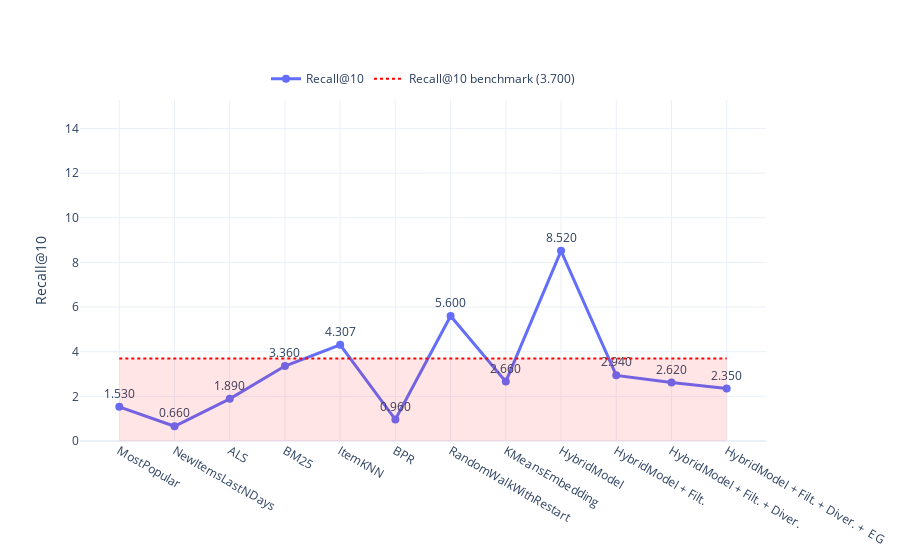
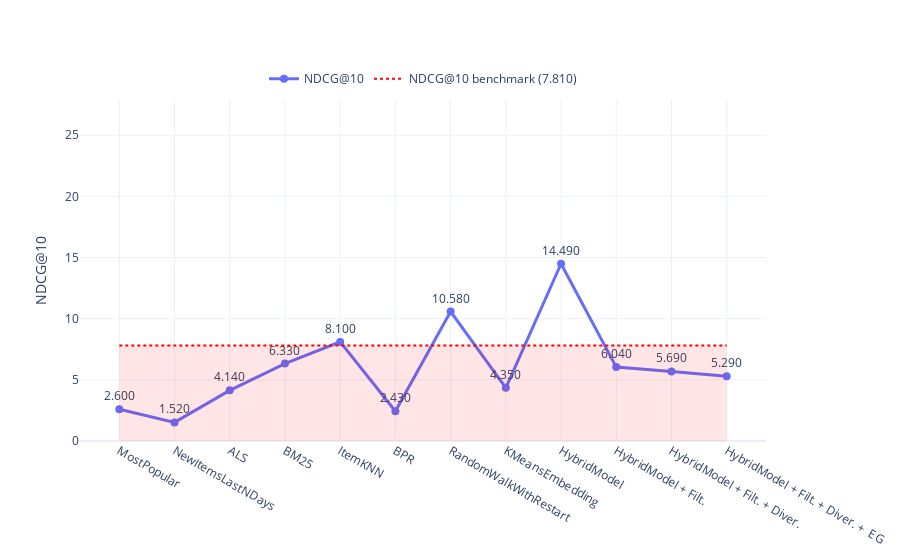
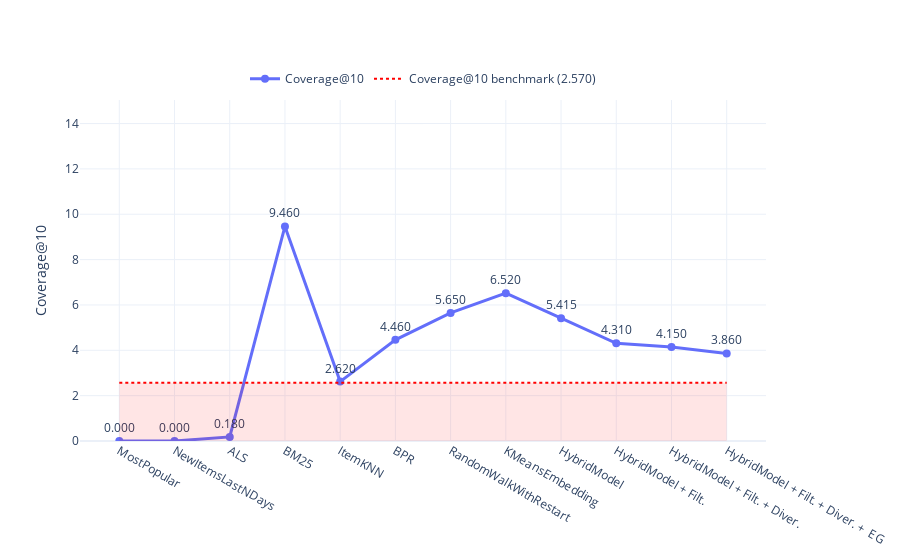
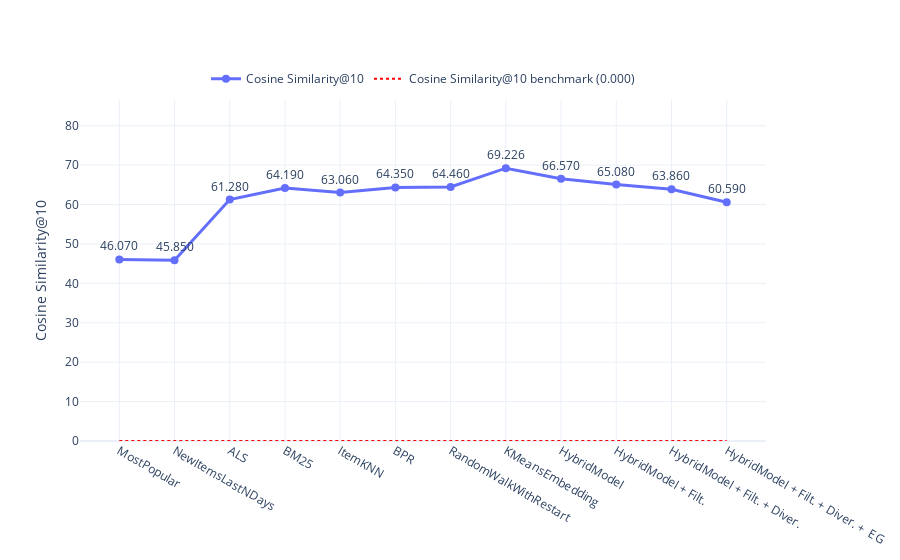

Notebook code for these charts, in order:
### Code cell
import plotly.graph_objects as go
import numpy as np


def plot_metric_with_benchmark(
    metric_name: str,
    metric_values: list[float],
    experiment_names: list[str],
    benchmark_value: float | None = None,
    dashed: bool = False,
    fill_color: str = "rgba(255, 0, 0, 0.1)"  # красный с прозрачностью
):
    """
    Рисует график метрики по экспериментам + горизонтальную линию-бенчмарк
    + подсветку (заливку) до линии бенчмарка.
    """

    if len(metric_values) != len(experiment_names):
        raise ValueError("Длины metric_values и experiment_names должны совпадать")

    fig = go.Figure()

    # === Основная линия метрики ===
    fig.add_trace(go.Scatter(
        x=experiment_names,
        y=metric_values,
        mode="lines+markers+text",
        name=metric_name,
        text=[f"{v:.3f}" for v in metric_values],
        textposition="top center",
        line=dict(width=3, dash="dash" if dashed else "solid"),
        marker=dict(size=8)
    ))

    # === Горизонтальная линия-бенчмарк ===
    if benchmark_value is not None:
        # Заливка до бенчмарка
        fig.add_trace(go.Scatter(
            x=[experiment_names[0], experiment_names[-1], experiment_names[-1], experiment_names[0]],
            y=[0, 0, benchmark_value, benchmark_value],
            fill="toself",
            fillcolor=fill_color,
            line=dict(color="rgba(255,0,0,0)"),  # без контура
            hoverinfo="skip",
            showlegend=False
        ))

        # Линия-бенчмарк
        fig.add_trace(go.Scatter(
            x=[experiment_names[0], experiment_names[-1]],
            y=[benchmark_value, benchmark_value],
            mode="lines",
            name=f"{metric_name} benchmark ({benchmark_value:.3f})",
            line=dict(width=2, dash="dot", color="red")
        ))

    # === Настройки осей и оформления ===
    y_max = max(metric_values + ([benchmark_value] if benchmark_value else [0])) * 1.25

    fig.update_layout(
        yaxis_title=metric_name,
        yaxis=dict(range=[0, y_max]),
        template="plotly_white",
        hovermode="x unified",
        legend=dict(
            orientation="h",
            yanchor="bottom",
            y=1.02,
            xanchor="center",
            x=0.5
        )
    )

    return fig




experiments = [
    "MostPopular",
    "NewItemsLastNDays",
    "ALS", 
    "BM25",
    "ItemKNN",
    "BPR",
    "RandomWalkWithRestart",
    "KMeansEmbedding",
    "HybridModel",
    "HybridModel + Filt.",
    "HybridModel + Filt. + Diver.",
    "HybridModel + Filt. + Diver. +  EG",
    
]


recall_scores = np.array([0.0153, 0.0066,  0.0189,  0.0336, 0.04307, 0.0096, 0.0560, 0.0266, 0.0852, 0.0294, 0.0262, 0.0235])*100
ndcg_scores   = np.array([0.0260, 0.0152,  0.0414,  0.0633, 0.0810, 0.0243, 0.1058, 0.0435, 0.1449, 0.0604, 0.0569, 0.0529])*100
coverage_scores   = np.array([0.0000, 0.0000,  0.0018, 0.0946, 0.0262, 0.0446, 0.0565, 0.0652, 0.05415,0.0431 , 0.0415, 0.0386])*100
cosine_similarity_scores   = np.array([0.4607, 0.4585,  0.6128,  0.6419, 0.6306, 0.6435, 0.6446, 0.69226, 0.6657, 0.6508, 0.6386, 0.6059])*100


# 1) график Recall@10
fig_recall = plot_metric_with_benchmark(
    "Recall@10", recall_scores, experiments,
    benchmark_value=0.037*100,    # максимум авторов по Recall
    dashed=False
)
fig_recall.show()

# 2) график NDCG@10
fig_ndcg = plot_metric_with_benchmark(
    "NDCG@10", ndcg_scores, experiments,
    benchmark_value=0.0781*100,    # максимум авторов по NDCG
    dashed=False              # отличим стиль линий, если хочешь
)
fig_ndcg.show()

# 3) график Coverage@10
fig_coverage = plot_metric_with_benchmark(
    "Coverage@10", coverage_scores, experiments,
    benchmark_value=0.0257*100,    # максимум авторов по Coverage
    dashed=False              
)
fig_coverage.show()


# 4) график Cosine Similarity@10
fig_cosine_similarity = plot_metric_with_benchmark(
    "Cosine Similarity@10", cosine_similarity_scores, experiments,
    benchmark_value=0.0000*100,    # максимум авторов по Coverage
    dashed=False              
)
fig_cosine_similarity.show()

### Figure 1 — Plotly figure (JSON) as saved in the notebook; plotly's stock layout.template omitted (floating-point values rounded to 4 significant figures)
{"data": [{"line": {"dash": "solid", "width": 3}, "marker": {"size": 8}, "mode": "lines+markers+text", "name": "Recall@10", "text": ["1.530", "0.660", "1.890", "3.360", "4.307", "0.960", "5.600", "2.660", "8.520", "2.940", "2.620", "2.350"], "textposition": "top center", "type": "scatter", "x": ["MostPopular", "NewItemsLastNDays", "ALS", "BM25", "ItemKNN", "BPR", "RandomWalkWithRestart", "KMeansEmbedding", "HybridModel", "HybridModel + Filt.", "HybridModel + Filt. + Diver.", "HybridModel + Filt. + Diver. +  EG"], "y": [1.53, 0.66, 1.89, 3.36, 4.307, 0.96, 5.6, 2.66, 8.52, 2.94, 2.62, 2.35]}, {"fill": "toself", "fillcolor": "rgba(255, 0, 0, 0.1)", "hoverinfo": "skip", "line": {"color": "rgba(255,0,0,0)"}, "showlegend": false, "type": "scatter", "x": ["MostPopular", "HybridModel + Filt. + Diver. +  EG", "HybridModel + Filt. + Diver. +  EG", "MostPopular"], "y": [0, 0, 3.7, 3.7]}, {"line": {"color": "red", "dash": "dot", "width": 2}, "mode": "lines", "name": "Recall@10 benchmark (3.700)", "type": "scatter", "x": ["MostPopular", "HybridModel + Filt. + Diver. +  EG"], "y": [3.7, 3.7]}], "layout": {"hovermode": "x unified", "legend": {"orientation": "h", "x": 0.5, "xanchor": "center", "y": 1.02, "yanchor": "bottom"}, "yaxis": {"range": [0, 15.27], "title": {"text": "Recall@10"}}}}

### Figure 2 — Plotly figure (JSON) as saved in the notebook; plotly's stock layout.template omitted (floating-point values rounded to 4 significant figures)
{"data": [{"line": {"dash": "solid", "width": 3}, "marker": {"size": 8}, "mode": "lines+markers+text", "name": "NDCG@10", "text": ["2.600", "1.520", "4.140", "6.330", "8.100", "2.430", "10.580", "4.350", "14.490", "6.040", "5.690", "5.290"], "textposition": "top center", "type": "scatter", "x": ["MostPopular", "NewItemsLastNDays", "ALS", "BM25", "ItemKNN", "BPR", "RandomWalkWithRestart", "KMeansEmbedding", "HybridModel", "HybridModel + Filt.", "HybridModel + Filt. + Diver.", "HybridModel + Filt. + Diver. +  EG"], "y": [2.6, 1.52, 4.14, 6.33, 8.1, 2.43, 10.58, 4.35, 14.49, 6.04, 5.69, 5.29]}, {"fill": "toself", "fillcolor": "rgba(255, 0, 0, 0.1)", "hoverinfo": "skip", "line": {"color": "rgba(255,0,0,0)"}, "showlegend": false, "type": "scatter", "x": ["MostPopular", "HybridModel + Filt. + Diver. +  EG", "HybridModel + Filt. + Diver. +  EG", "MostPopular"], "y": [0, 0, 7.81, 7.81]}, {"line": {"color": "red", "dash": "dot", "width": 2}, "mode": "lines", "name": "NDCG@10 benchmark (7.810)", "type": "scatter", "x": ["MostPopular", "HybridModel + Filt. + Diver. +  EG"], "y": [7.81, 7.81]}], "layout": {"hovermode": "x unified", "legend": {"orientation": "h", "x": 0.5, "xanchor": "center", "y": 1.02, "yanchor": "bottom"}, "yaxis": {"range": [0, 27.88], "title": {"text": "NDCG@10"}}}}

### Figure 3 — Plotly figure (JSON) as saved in the notebook; plotly's stock layout.template omitted (floating-point values rounded to 4 significant figures)
{"data": [{"line": {"dash": "solid", "width": 3}, "marker": {"size": 8}, "mode": "lines+markers+text", "name": "Coverage@10", "text": ["0.000", "0.000", "0.180", "9.460", "2.620", "4.460", "5.650", "6.520", "5.415", "4.310", "4.150", "3.860"], "textposition": "top center", "type": "scatter", "x": ["MostPopular", "NewItemsLastNDays", "ALS", "BM25", "ItemKNN", "BPR", "RandomWalkWithRestart", "KMeansEmbedding", "HybridModel", "HybridModel + Filt.", "HybridModel + Filt. + Diver.", "HybridModel + Filt. + Diver. +  EG"], "y": [0.0, 0.0, 0.18, 9.46, 2.62, 4.46, 5.65, 6.52, 5.415, 4.31, 4.15, 3.86]}, {"fill": "toself", "fillcolor": "rgba(255, 0, 0, 0.1)", "hoverinfo": "skip", "line": {"color": "rgba(255,0,0,0)"}, "showlegend": false, "type": "scatter", "x": ["MostPopular", "HybridModel + Filt. + Diver. +  EG", "HybridModel + Filt. + Diver. +  EG", "MostPopular"], "y": [0, 0, 2.57, 2.57]}, {"line": {"color": "red", "dash": "dot", "width": 2}, "mode": "lines", "name": "Coverage@10 benchmark (2.570)", "type": "scatter", "x": ["MostPopular", "HybridModel + Filt. + Diver. +  EG"], "y": [2.57, 2.57]}], "layout": {"hovermode": "x unified", "legend": {"orientation": "h", "x": 0.5, "xanchor": "center", "y": 1.02, "yanchor": "bottom"}, "yaxis": {"range": [0, 15.04], "title": {"text": "Coverage@10"}}}}

### Figure 4 — Plotly figure (JSON) as saved in the notebook; plotly's stock layout.template omitted (floating-point values rounded to 4 significant figures)
{"data": [{"line": {"dash": "solid", "width": 3}, "marker": {"size": 8}, "mode": "lines+markers+text", "name": "Cosine Similarity@10", "text": ["46.070", "45.850", "61.280", "64.190", "63.060", "64.350", "64.460", "69.226", "66.570", "65.080", "63.860", "60.590"], "textposition": "top center", "type": "scatter", "x": ["MostPopular", "NewItemsLastNDays", "ALS", "BM25", "ItemKNN", "BPR", "RandomWalkWithRestart", "KMeansEmbedding", "HybridModel", "HybridModel + Filt.", "HybridModel + Filt. + Diver.", "HybridModel + Filt. + Diver. +  EG"], "y": [46.07, 45.85, 61.28, 64.19, 63.06, 64.35, 64.46, 69.23, 66.57, 65.08, 63.86, 60.59]}, {"fill": "toself", "fillcolor": "rgba(255, 0, 0, 0.1)", "hoverinfo": "skip", "line": {"color": "rgba(255,0,0,0)"}, "showlegend": false, "type": "scatter", "x": ["MostPopular", "HybridModel + Filt. + Diver. +  EG", "HybridModel + Filt. + Diver. +  EG", "MostPopular"], "y": [0, 0, 0, 0]}, {"line": {"color": "red", "dash": "dot", "width": 2}, "mode": "lines", "name": "Cosine Similarity@10 benchmark (0.000)", "type": "scatter", "x": ["MostPopular", "HybridModel + Filt. + Diver. +  EG"], "y": [0, 0]}], "layout": {"hovermode": "x unified", "legend": {"orientation": "h", "x": 0.5, "xanchor": "center", "y": 1.02, "yanchor": "bottom"}, "yaxis": {"range": [0, 86.53], "title": {"text": "Cosine Similarity@10"}}}}
